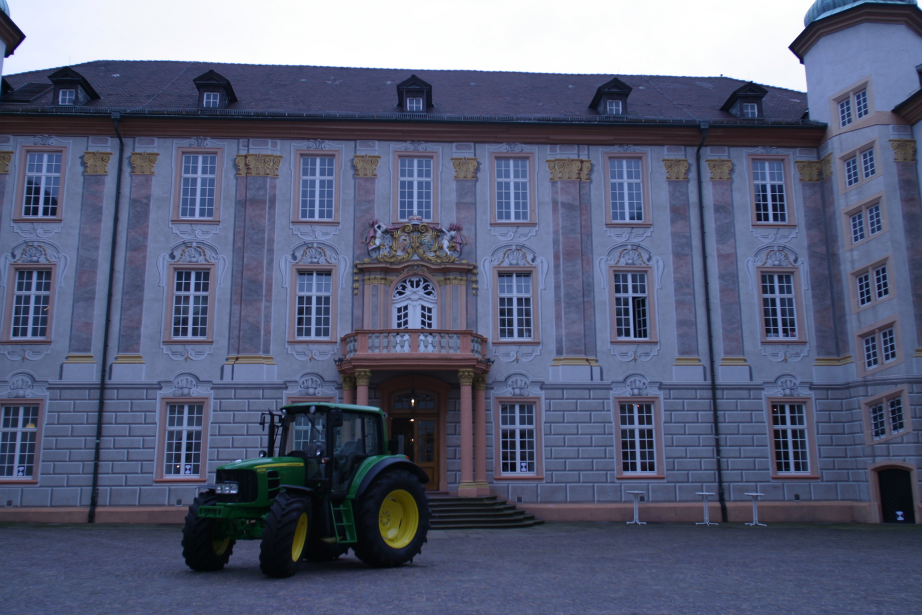
%> input picture week1/Data/0005_s.png, 922 x 615 px
$ octave lab1_ok.m   (GNU Octave 9; MATLAB toolbox functions it lacks are replaced by stand-ins)
%> lines starting %> are read from the running program, lines starting %| are printed output that depends on the picture
### week1/apply_H.m
function [ output_image, x_min, x_max, y_min, y_max  ] = apply_H( image, H )
% Applies an homography H to an image
    %Homogeneous coordinates of the corner points of the image
    size_image = size(image);
    p1 = [1; 1; 1];
    p2 = [1; size_image(1); 1];
    p3 = [size_image(2); 1; 1];
    p4 = [size_image(2); size_image(1); 1];

    %Compute location of the corners in the output image
    p1_output_h = H * p1;
    p2_output_h = H * p2;
    p3_output_h = H * p3;
    p4_output_h = H * p4;

    %Transform the output corner points to euclidean coordinates
    p1_output_e = [p1_output_h(1)/p1_output_h(3) p1_output_h(2)/p1_output_h(3)];
    p2_output_e = [p2_output_h(1)/p2_output_h(3) p2_output_h(2)/p2_output_h(3)];
    p3_output_e = [p3_output_h(1)/p3_output_h(3) p3_output_h(2)/p3_output_h(3)];
    p4_output_e = [p4_output_h(1)/p4_output_h(3) p4_output_h(2)/p4_output_h(3)];

    %Create the output image
    x_min = min([p1_output_e(1) p2_output_e(1) p3_output_e(1) p4_output_e(1)]);
    x_max = max([p1_output_e(1) p2_output_e(1) p3_output_e(1) p4_output_e(1)]);
    y_min = min([p1_output_e(2) p2_output_e(2) p3_output_e(2) p4_output_e(2)]);
    y_max = max([p1_output_e(2) p2_output_e(2) p3_output_e(2) p4_output_e(2)]);

    %Indirect mapping
    [X,Y] = meshgrid(1:size_image(2), 1:size_image(1));
    [Xo,Yo] = meshgrid(x_min:x_max, y_min:y_max);
    pout = [Xo(:)';Yo(:)';ones(1,numel(Xo))];
    pin = inv(H)*pout;
    pin = pin./repmat(pin(3,:),3,1);

    r = double(image(:,:,1));
    g = double(image(:,:,2));
    b = double(image(:,:,3));
    output_image = cat(3,...
        interp2(X, Y, r, pin(1,:), pin(2,:), 'cubic', 0),...
        interp2(X, Y, g, pin(1,:), pin(2,:), 'cubic', 0),...
        interp2(X, Y, b, pin(1,:), pin(2,:), 'cubic', 0));
    output_image = uint8(reshape(output_image, [size(Xo,1),size(Xo, 2), 3]));
end

### week1/lab1_ok.m
%%%%%%%%%%%%%%%%%%%%%%%%%%%%%%%%%%%%%%%%%%%%%%%%%%%%%%%%%%%%%%%%%%%%%%%%%%%
%% Lab 1: Image rectification


%%%%%%%%%%%%%%%%%%%%%%%%%%%%%%%%%%%%%%%%%%%%%%%%%%%%%%%%%%%%%%%%%%%%%%%%%%%
%% 1. Applying image transformations

% ToDo: create the function  "apply_H" that gets as input a homography and
% an image and returns the image transformed by the homography.
% The size of the transformed image has to be automatically set so as to
% contain the whole transformed image.
% At some point you will need to interpolate the image values at some points,
% you may use the Matlab function "interp2" for that.


%% 1.1. Similarities
I=imread('Data/0005_s.png'); % we have to be in the proper folder
%> I is the input picture: size 615x922x3 uint8; mean R, G, B 89.8, 96.2, 121.8

% ToDo: generate a matrix H which produces a similarity transformation
%Rotate 45 degrees and translates (10, 10)
H = [0.70710678, 0.70710678, 10;
     -0.70710678, 0.70710678, 10;
     0, 0, 1];
% a = [1 0 0;
%      0 -1 0;
%      0 0 0];
% I2 = apply_H(I, a*H*a);
I2 = apply_H(I, H);
%> in apply_H, `r = double(image(:,:,1));`:
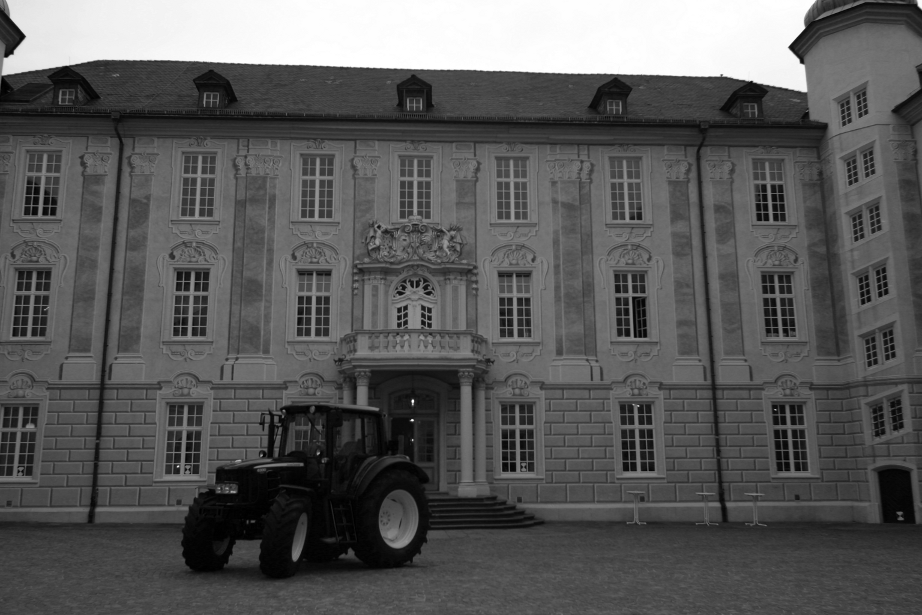
%> r: size 615x922 double; min 0, max 255, mean 89.8
%> in apply_H, `g = double(image(:,:,2));`:
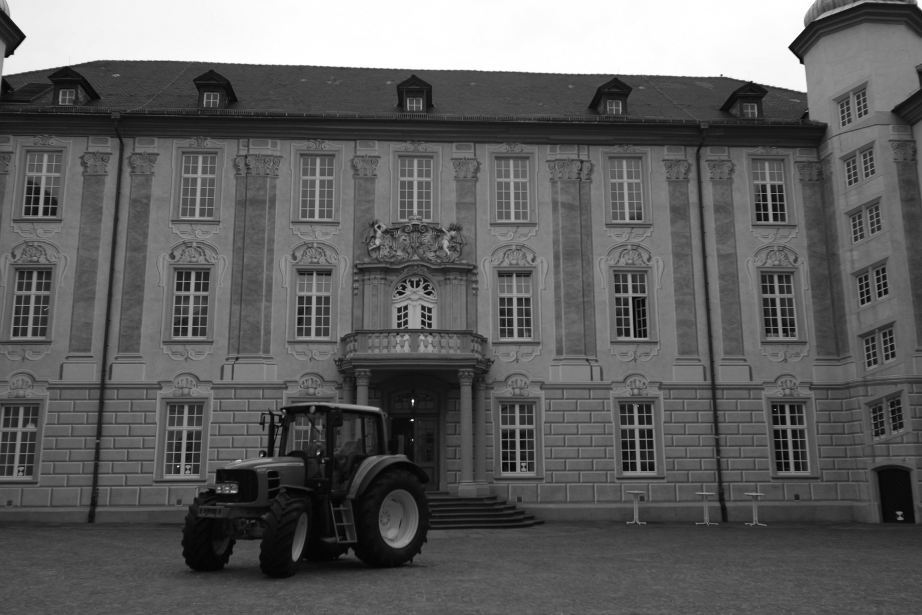
%> g: size 615x922 double; min 2, max 255, mean 96.2
%> in apply_H, `b = double(image(:,:,3));`:
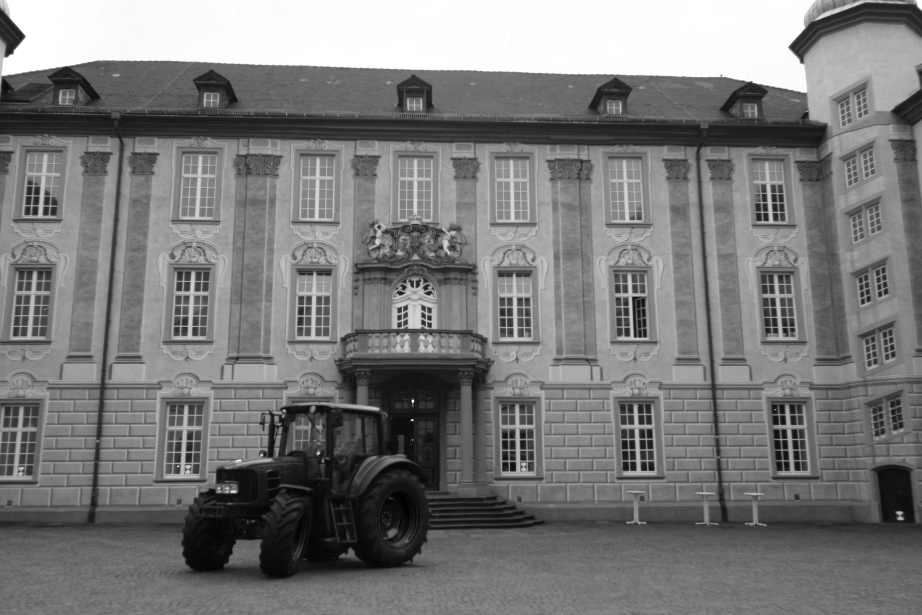
%> b: size 615x922 double; min 0, max 255, mean 121.8
%> in apply_H, `output_image = uint8(reshape(output_image, [size(Xo,1),size(Xo, 2), 3]..`:
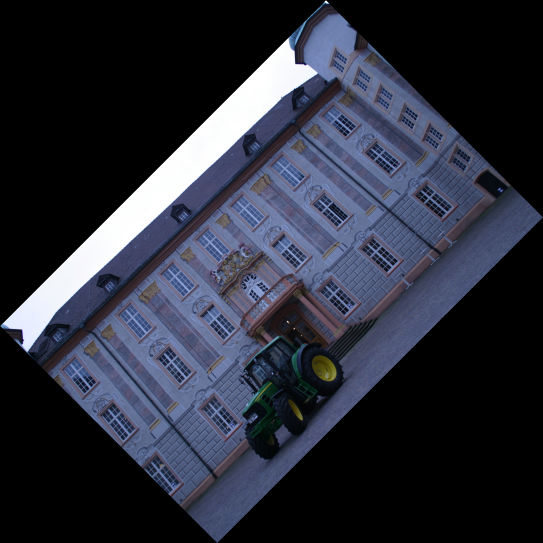
%> output_image: size 1086x1086x3 uint8 (shown at 1/2 size); mean R, G, B 43, 46.1, 58.3
figure; imshow(I); figure; imshow(uint8(I2));


%% 1.2. Affinities

% ToDo: generate a matrix H which produces an affine transformation
H = [1.5, 0.8, 10;
     2, -0.9, 10;
     0, 0, 1];
I2 = apply_H(I, H);
%> the run ends on the next line
